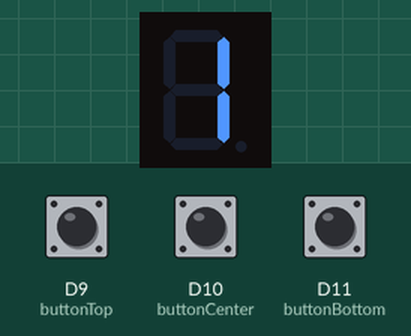
Recording of a program running on a simulated Arduino Uno R4 Minima. On the bench: 1-digit seven-segment display. Wiring (inferred from the names in the program): 1-digit 7-segment display, segments lit when HIGH: segments D2, D3, D4, D5, D6, D7, D8. The test bench sets the inputs (shaded band); at power-on: D9 (buttonTop) HIGH, D11 (buttonBottom) HIGH, D10 (buttonCenter) HIGH. The segment pins are drawn as the display they are named for.

Above: at 1.2 s.
1.3 s: D9 (buttonTop) pulled LOW for 1 s
At 2.9 s:
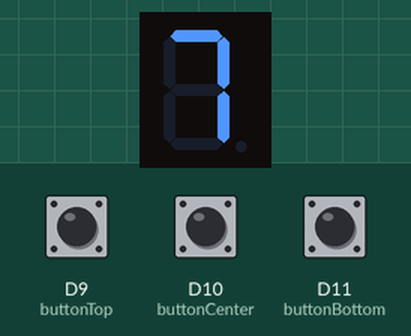
3.8 s: D11 (buttonBottom) pulled LOW for 3.2 s
At 7.6 s:
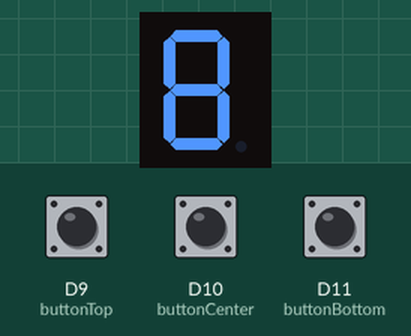
10.1 s: D9 (buttonTop) pulled LOW for 0.15 s
At 11.3 s:
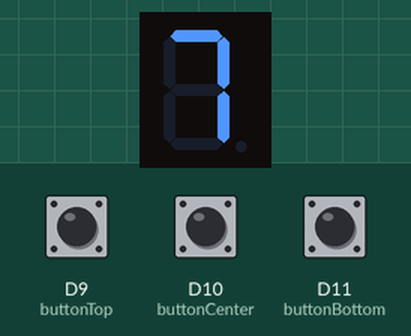
11.7 s: D9 (buttonTop) pulled LOW for 3.2 s
At 16.0 s:
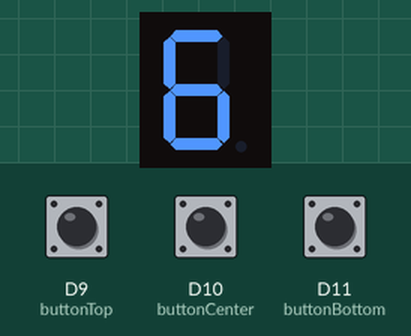
Timing chart, 0 to 17.4 s (numbered marks = the images above; inputs shaded):
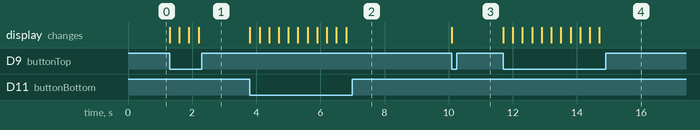

The program:

main.cpp
```cpp
#include <Arduino.h>

const int buttonTop    = 9;
const int buttonCenter = 10;
const int buttonBottom = 11;

int number = 1;

// 関数プロトタイプ
void sendNumber(int num);
void displayNumber(int num);

// 7セグメント表示のパターン
int pattern[10][7] = {
  {HIGH, HIGH, HIGH, HIGH, HIGH, HIGH, LOW},  // 0
  {LOW, HIGH, HIGH, LOW, LOW, LOW, LOW},      // 1
  {HIGH, HIGH, LOW, HIGH, HIGH, LOW, HIGH},   // 2
  {HIGH, HIGH, HIGH, HIGH, LOW, LOW, HIGH},   // 3
  {LOW, HIGH, HIGH, LOW, LOW, HIGH, HIGH},    // 4
  {HIGH, LOW, HIGH, HIGH, LOW, HIGH, HIGH},   // 5
  {HIGH, LOW, HIGH, HIGH, HIGH, HIGH, HIGH},  // 6
  {HIGH, HIGH, HIGH, LOW, LOW, LOW, LOW},     // 7
  {HIGH, HIGH, HIGH, HIGH, HIGH, HIGH, HIGH}, // 8
  {HIGH, HIGH, HIGH, HIGH, LOW, HIGH, HIGH}   // 9
};

// 7セグメントのピン番号
int pinNo[7] = {2, 3, 4, 5, 6, 7, 8};

// 数字を7セグメントに表示する関数
void display(int n) {
  for (int i = 0; i < 7; i++) {
    digitalWrite(pinNo[i], pattern[n == 10 ? 0 : n][i]);
  }
}

void setup() {
  // 7セグメント用ピンの設定
  for (int i = 0; i < 7; i++) {
    pinMode(pinNo[i], OUTPUT);
  }

  // ボタン用ピンの設定
  pinMode(buttonTop, INPUT_PULLUP);
  pinMode(buttonCenter, INPUT_PULLUP);
  pinMode(buttonBottom, INPUT_PULLUP);

  Serial.begin(9600);  // シリアル通信の開始
  display(number);     // 初期表示
}

void loop() {
  if (digitalRead(buttonTop) == LOW) {
    number--;
    if (number < 1) number = 10;
    display(number);
    delay(300);  // チャタリング防止
  }

  if (digitalRead(buttonBottom) == LOW) {
    number++;
    if (number > 10) number = 1;
    display(number);
    delay(300);  // チャタリング防止
  }

  if (digitalRead(buttonCenter) == LOW) {
    sendNumber(number);  // シリアル送信
    delay(300);  // チャタリング防止
  }
}

// シリアルで数値をPCに送信
void sendNumber(int num) {
  //Serial.print("Selected Number: ");
  Serial.println(num == 10 ? 0 : num);
}
```

Measured:
- after the input at 1.3 s, the display: first changes at once (image 1 shows a later state)
- after the input at 3.8 s, the display: changes at once (image 2)
- after the input at 10.1 s, the display: changes at once (image 3)
- after the input at 11.7 s, the display: changes at once (image 4)
